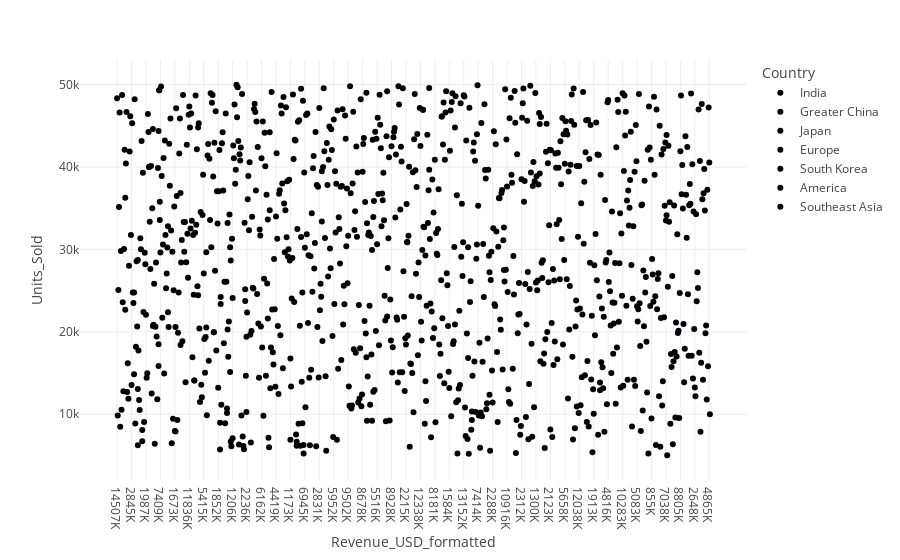

The notebook cell saved with this chart:
### Code cell
df_nike['Revenue_USD_formatted'] = df_nike['Revenue_USD'].apply(lambda x: f'{x/1000:.0f}K')
fig = px.scatter(
    df_nike,
    x="Revenue_USD_formatted",
    y="Units_Sold",
    color="Country"
)

fig.show()

### Figure 1 — Plotly figure (JSON) as saved in the notebook; plotly's stock layout.template omitted (floating-point values rounded to 4 significant figures; data arrays with more than 128 entries replaced by an {"elided": "..."} marker saying what was removed)
{"data": [{"hovertemplate": "Country=India<br>Revenue_USD_formatted=%{x}<br>Units_Sold=%{y}<extra></extra>", "legendgroup": "India", "marker": {"color": "#000001", "symbol": "circle"}, "mode": "markers", "name": "India", "orientation": "v", "showlegend": true, "type": "scatter", "x": {"elided": "145 str values"}, "xaxis": "x", "y": {"elided": "145 int values"}, "yaxis": "y"}, {"hovertemplate": "Country=Greater China<br>Revenue_USD_formatted=%{x}<br>Units_Sold=%{y}<extra></extra>", "legendgroup": "Greater China", "marker": {"color": "#000002", "symbol": "circle"}, "mode": "markers", "name": "Greater China", "orientation": "v", "showlegend": true, "type": "scatter", "x": {"elided": "161 str values"}, "xaxis": "x", "y": {"elided": "161 int values"}, "yaxis": "y"}, {"hovertemplate": "Country=Japan<br>Revenue_USD_formatted=%{x}<br>Units_Sold=%{y}<extra></extra>", "legendgroup": "Japan", "marker": {"color": "#000003", "symbol": "circle"}, "mode": "markers", "name": "Japan", "orientation": "v", "showlegend": true, "type": "scatter", "x": {"elided": "144 str values"}, "xaxis": "x", "y": {"elided": "144 int values"}, "yaxis": "y"}, {"hovertemplate": "Country=Europe<br>Revenue_USD_formatted=%{x}<br>Units_Sold=%{y}<extra></extra>", "legendgroup": "Europe", "marker": {"color": "#000004", "symbol": "circle"}, "mode": "markers", "name": "Europe", "orientation": "v", "showlegend": true, "type": "scatter", "x": {"elided": "133 str values"}, "xaxis": "x", "y": {"elided": "133 int values"}, "yaxis": "y"}, {"hovertemplate": "Country=South Korea<br>Revenue_USD_formatted=%{x}<br>Units_Sold=%{y}<extra></extra>", "legendgroup": "South Korea", "marker": {"color": "#000005", "symbol": "circle"}, "mode": "markers", "name": "South Korea", "orientation": "v", "showlegend": true, "type": "scatter", "x": {"elided": "146 str values"}, "xaxis": "x", "y": {"elided": "146 int values"}, "yaxis": "y"}, {"hovertemplate": "Country=America<br>Revenue_USD_formatted=%{x}<br>Units_Sold=%{y}<extra></extra>", "legendgroup": "America", "marker": {"color": "#000006", "symbol": "circle"}, "mode": "markers", "name": "America", "orientation": "v", "showlegend": true, "type": "scatter", "x": {"elided": "147 str values"}, "xaxis": "x", "y": {"elided": "147 int values"}, "yaxis": "y"}, {"hovertemplate": "Country=Southeast Asia<br>Revenue_USD_formatted=%{x}<br>Units_Sold=%{y}<extra></extra>", "legendgroup": "Southeast Asia", "marker": {"color": "#000007", "symbol": "circle"}, "mode": "markers", "name": "Southeast Asia", "orientation": "v", "showlegend": true, "type": "scatter", "x": ["10752K", "4460K", "1097K", "1114K", "5803K", "4953K", "4611K", "2514K", "3568K", "3514K", "4219K", "6440K", "5074K", "3200K", "4326K", "2022K", "9682K", "578K", "3314K", "8053K", "6712K", "10226K", "855K", "1731K", "5226K", "6203K", "5204K", "10193K", "7424K", "4135K", "939K", "314K", "7988K", "1593K", "6341K", "7590K", "3661K", "9903K", "605K", "1519K", "2492K", "1550K", "1400K", "8861K", "2396K", "5649K", "8165K", "7038K", "9220K", "1458K", "7640K", "5537K", "7004K", "1938K", "7146K", "1503K", "5019K", "2834K", "4552K", "1461K", "2795K", "8836K", "1933K", "1442K", "1362K", "5709K", "1021K", "3502K", "1589K", "1862K", "1208K", "2007K", "3707K", "8805K", "14608K", "2202K", "10466K", "10143K", "3562K", "1944K", "3590K", "6122K", "3664K", "5029K", "2547K", "4668K", "3763K", "3184K", "9484K", "7107K", "11255K", "2906K", "3718K", "3227K", "4303K", "2006K", "4154K", "2239K", "2648K", "2441K", "4112K", "6876K", "7894K", "5572K", "10807K", "2793K", "8145K", "1970K", "1301K", "2860K", "6136K", "993K", "11043K", "9220K", "11138K", "6599K", "2775K", "3324K", "1179K", "7821K", "1107K", "3307K", "4865K", "1002K"], "xaxis": "x", "y": [48873, 23473, 18279, 7956, 44636, 35377, 35468, 10473, 27448, 20670, 38355, 24769, 46124, 26666, 18808, 12640, 42094, 5250, 47338, 42383, 23146, 40904, 9495, 28850, 32663, 26971, 23653, 48540, 39076, 24321, 6257, 5233, 46991, 22754, 26422, 27108, 12202, 45014, 6052, 21699, 41529, 11069, 14004, 42197, 21784, 35304, 42975, 33515, 34149, 5028, 25467, 42594, 33352, 13843, 35728, 8844, 17306, 15743, 26778, 6354, 16444, 35346, 17571, 9612, 12383, 21146, 17022, 31840, 19861, 10346, 20135, 9556, 24716, 41927, 48694, 36693, 40254, 34976, 20952, 13888, 17951, 43727, 36635, 31434, 42443, 24571, 17105, 35378, 37934, 35535, 48935, 17097, 14871, 40333, 14342, 6685, 34614, 20355, 13242, 12203, 34267, 23709, 27222, 25327, 46989, 17458, 40727, 7882, 16258, 47663, 36096, 14191, 36810, 43906, 39777, 34732, 19823, 20775, 11789, 37241, 15815, 47243, 40542, 10017], "yaxis": "y"}], "layout": {"legend": {"title": {"text": "Country"}, "tracegroupgap": 0}, "margin": {"t": 60}, "xaxis": {"anchor": "y", "domain": [0, 1], "title": {"text": "Revenue_USD_formatted"}}, "yaxis": {"anchor": "x", "domain": [0, 1], "title": {"text": "Units_Sold"}}}}
